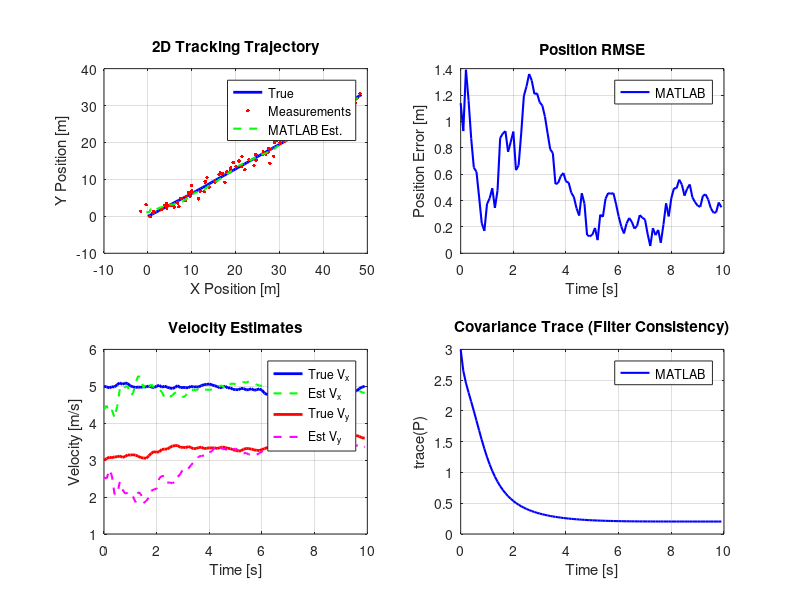

Here is the MATLAB script that generated this plot:
%% Kalman Filter Tracking Demo
%
% This demo demonstrates the Stone Soup MATLAB bindings for Kalman filtering.
% It creates a 2D constant velocity tracking scenario and compares:
%   - Pure MATLAB implementation
%   - Stone Soup MEX-based implementation
%
% Compatible with MATLAB R2016a+ and GNU Octave 5.0+

%% Clear workspace
clear; close all; clc;

%% Simulation parameters
dt = 0.1;           % Time step [s]
T = 10;             % Simulation duration [s]
q = 0.1;            % Process noise intensity
sigma_meas = 1.0;   % Measurement noise std dev

% True initial state [x, vx, y, vy]
x0_true = [0; 5; 0; 3];

% Initial estimate (with uncertainty)
x0_est = [0.5; 4.5; 0.5; 2.5];
P0 = eye(4);

%% System matrices
% State transition (constant velocity)
F = [1, dt, 0, 0;
     0, 1, 0, 0;
     0, 0, 1, dt;
     0, 0, 0, 1];

% Process noise
Q = q * [dt^4/4, dt^3/2, 0, 0;
         dt^3/2, dt^2, 0, 0;
         0, 0, dt^4/4, dt^3/2;
         0, 0, dt^3/2, dt^2];

% Measurement matrix (position only)
H = [1, 0, 0, 0;
     0, 0, 1, 0];

% Measurement noise
R = sigma_meas^2 * eye(2);

%% Generate ground truth and measurements
N = floor(T / dt);
times = (0:N-1) * dt;

% Generate trajectory with process noise
rng(42);  % For reproducibility
x_true = zeros(4, N);
x_true(:, 1) = x0_true;

for k = 2:N
    w = sqrt(q) * [dt^2/2 * randn; dt * randn; dt^2/2 * randn; dt * randn];
    x_true(:, k) = F * x_true(:, k-1) + w;
end

% Generate noisy measurements
z = H * x_true + sigma_meas * randn(2, N);

%% Pure MATLAB Kalman Filter
fprintf('Running pure MATLAB Kalman filter...\n');
tic;

x_matlab = zeros(4, N);
P_trace_matlab = zeros(1, N);

x = x0_est;
P = P0;

for k = 1:N
    % Predict
    x_pred = F * x;
    P_pred = F * P * F' + Q;

    % Update
    y = z(:, k) - H * x_pred;
    S = H * P_pred * H' + R;
    K = P_pred * H' / S;
    x = x_pred + K * y;
    I_KH = eye(4) - K * H;
    P = I_KH * P_pred * I_KH' + K * R * K';  % Joseph form

    x_matlab(:, k) = x;
    P_trace_matlab(k) = trace(P);
end

time_matlab = toc;
fprintf('MATLAB time: %.4f s\n', time_matlab);

%% Stone Soup MEX Kalman Filter (if available)
x_stonesoup = zeros(4, N);
P_trace_stonesoup = zeros(1, N);
use_stonesoup = false;

try
    % Try to use Stone Soup MEX
    addpath('../mex');
    addpath('..');
    stonesoup_mex('version');
    use_stonesoup = true;

    fprintf('Running Stone Soup MEX Kalman filter...\n');
    tic;

    % Create initial state
    gs = stonesoup.GaussianState(x0_est, P0);

    for k = 1:N
        % Predict
        gs_pred = stonesoup.kalman_predict(gs, F, Q);

        % Update
        gs = stonesoup.kalman_update(gs_pred, z(:, k), H, R);

        x_stonesoup(:, k) = gs.state_vector;
        P_trace_stonesoup(k) = trace(gs.covariance);
    end

    time_stonesoup = toc;
    fprintf('Stone Soup time: %.4f s\n', time_stonesoup);

catch ME
    fprintf('Stone Soup MEX not available: %s\n', ME.message);
    fprintf('Run make.m in the mex/ directory to compile.\n');
end

%% Compute errors
pos_err_matlab = sqrt((x_true(1,:) - x_matlab(1,:)).^2 + ...
                      (x_true(3,:) - x_matlab(3,:)).^2);

if use_stonesoup
    pos_err_stonesoup = sqrt((x_true(1,:) - x_stonesoup(1,:)).^2 + ...
                             (x_true(3,:) - x_stonesoup(3,:)).^2);
    max_diff = max(abs(x_matlab(:) - x_stonesoup(:)));
    fprintf('Maximum difference between MATLAB and Stone Soup: %.2e\n', max_diff);
end

%% Plot results
figure('Name', 'Kalman Filter Tracking Demo', 'Position', [100, 100, 1000, 800]);

% Trajectory
subplot(2, 2, 1);
plot(x_true(1,:), x_true(3,:), 'b-', 'LineWidth', 2, 'DisplayName', 'True');
hold on;
plot(z(1,:), z(2,:), 'r.', 'MarkerSize', 8, 'DisplayName', 'Measurements');
plot(x_matlab(1,:), x_matlab(3,:), 'g--', 'LineWidth', 1.5, 'DisplayName', 'MATLAB Est.');
if use_stonesoup
    plot(x_stonesoup(1,:), x_stonesoup(3,:), 'm:', 'LineWidth', 2, 'DisplayName', 'Stone Soup Est.');
end
xlabel('X Position [m]');
ylabel('Y Position [m]');
title('2D Tracking Trajectory');
legend('Location', 'best');
grid on;

% Position error
subplot(2, 2, 2);
plot(times, pos_err_matlab, 'b-', 'LineWidth', 1.5, 'DisplayName', 'MATLAB');
hold on;
if use_stonesoup
    plot(times, pos_err_stonesoup, 'r--', 'LineWidth', 1.5, 'DisplayName', 'Stone Soup');
end
xlabel('Time [s]');
ylabel('Position Error [m]');
title('Position RMSE');
legend('Location', 'best');
grid on;

% Velocity estimates
subplot(2, 2, 3);
plot(times, x_true(2,:), 'b-', 'LineWidth', 2, 'DisplayName', 'True V_x');
hold on;
plot(times, x_matlab(2,:), 'g--', 'LineWidth', 1.5, 'DisplayName', 'Est V_x');
plot(times, x_true(4,:), 'r-', 'LineWidth', 2, 'DisplayName', 'True V_y');
plot(times, x_matlab(4,:), 'm--', 'LineWidth', 1.5, 'DisplayName', 'Est V_y');
xlabel('Time [s]');
ylabel('Velocity [m/s]');
title('Velocity Estimates');
legend('Location', 'best');
grid on;

% Covariance trace
subplot(2, 2, 4);
plot(times, P_trace_matlab, 'b-', 'LineWidth', 1.5, 'DisplayName', 'MATLAB');
hold on;
if use_stonesoup
    plot(times, P_trace_stonesoup, 'r--', 'LineWidth', 1.5, 'DisplayName', 'Stone Soup');
end
xlabel('Time [s]');
ylabel('trace(P)');
title('Covariance Trace (Filter Consistency)');
legend('Location', 'best');
grid on;

%% Summary statistics
fprintf('\n=== Summary ===\n');
fprintf('Mean position error: %.4f m\n', mean(pos_err_matlab));
fprintf('Final position error: %.4f m\n', pos_err_matlab(end));
fprintf('Final covariance trace: %.4f\n', P_trace_matlab(end));

if use_stonesoup
    fprintf('\nStone Soup vs MATLAB speedup: %.2fx\n', time_matlab / time_stonesoup);
end

fprintf('\nDemo complete!\n');
